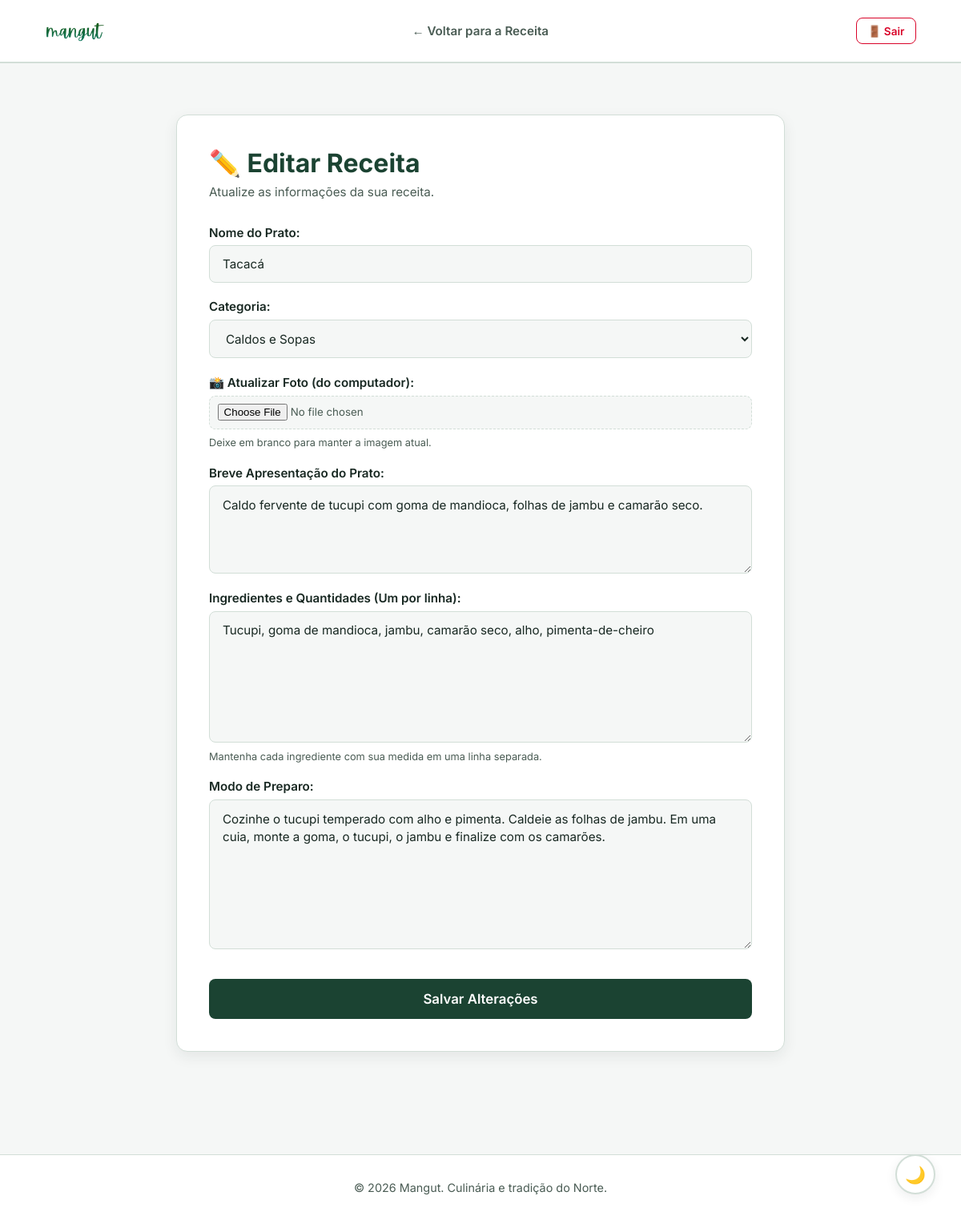
The app's page /receita/1/editar (signed in), older data.
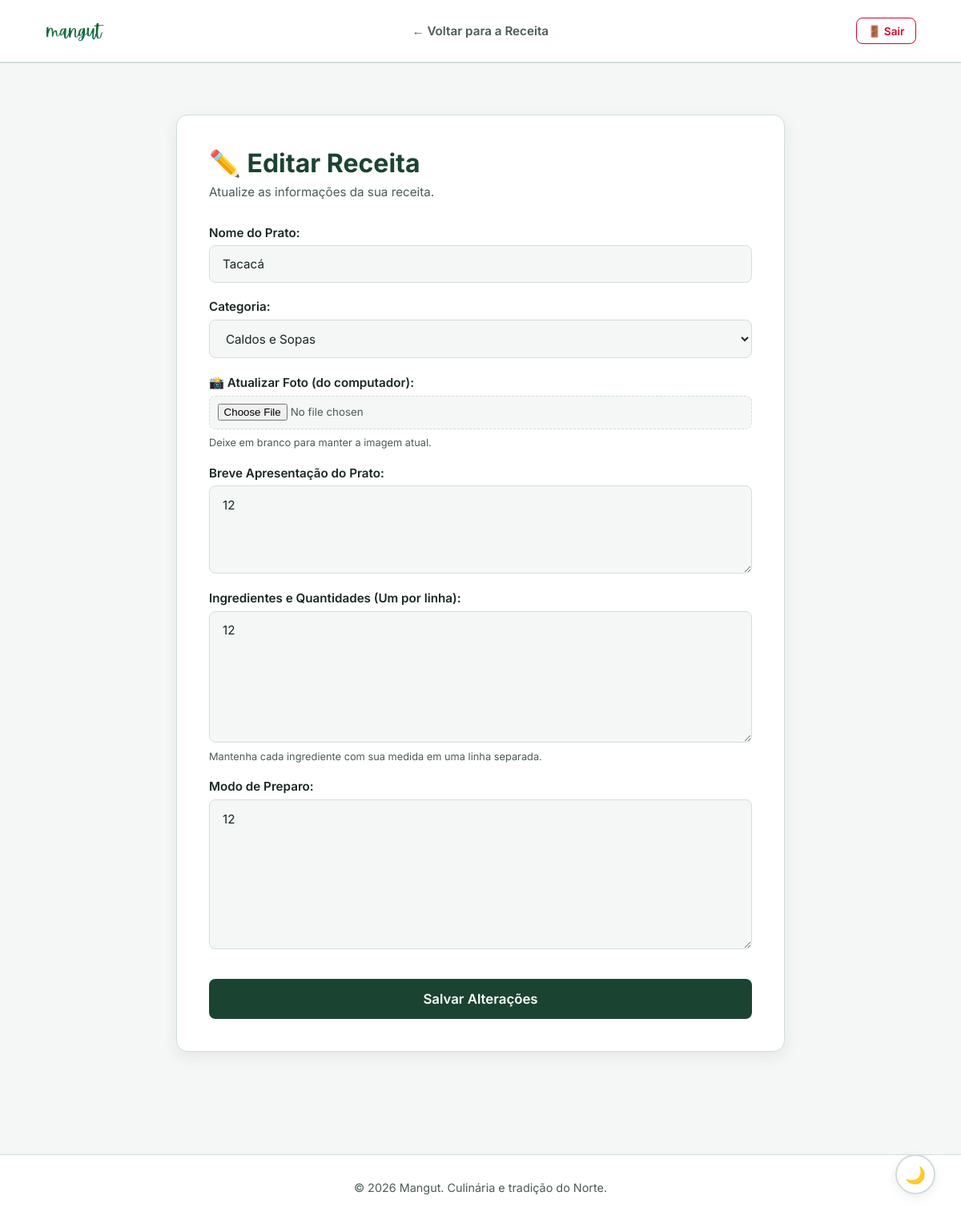
The same page, newer data.
### app/models.py (models this page shows)
class Receita(db.Model):
    __tablename__ = 'receitas'
    idreceitas = db.Column(db.Integer, primary_key=True)
    nome = db.Column(db.String(100), nullable=False)
    descricao = db.Column(db.Text, nullable=False)
    lista_ingredientes = db.Column(db.Text, nullable=False)
    modo_preparo = db.Column(db.Text, nullable=False)
    imagem_url = db.Column(db.String(255), nullable=True)
    visualizacoes = db.Column(db.Integer, default=0)
    status = db.Column(db.String(20), default='ativo')
    data_criacao = db.Column(db.DateTime, default=datetime.utcnow)
    categoria_idcategoria = db.Column(db.Integer, db.ForeignKey('categoria.idcategoria'), nullable=False)
    gastronomos_idgastronomos = db.Column(db.Integer, db.ForeignKey('gastronomos.idgastronomos'), nullable=False)
    categoria_rel = db.relationship('Categoria', back_populates='receitas')
    autor = db.relationship('Gastronomo', back_populates='receitas')
    avaliacoes = db.relationship('AvaliacaoReceita', back_populates='receita', lazy=True, cascade='all, delete-orphan')

### app/routes.py (the view, shortened to what this page needs)
@main.route('/receita/<int:id>/editar', methods=['GET', 'POST'])
@login_required
def formulario_editar_receita(id):
    receita = Receita.query.get_or_404(id)
    if receita.gastronomos_idgastronomos != current_user.idgastronomos and not current_user.is_admin:
        return redirect(url_for('main.detalhe_receita', id=id))
    categorias = Categoria.query.all()
    dados_receita = {
        "id": receita.idreceitas,
        "nome": receita.nome,
        "descricao": receita.descricao,
        "lista_ingredientes": receita.lista_ingredientes,
        "modo_preparo": receita.modo_preparo,
        "imagem_url": receita.imagem_url,
        "categoria_id": receita.categoria_idcategoria
    }
    return render_template('editar_receita.html', receita=dados_receita, categorias=categorias)

### app/templates/editar_receita.html (shortened to what this page needs)
<!DOCTYPE html>
<html lang="pt-br">
<head>
    <link rel="stylesheet" href="{{ url_for('static', filename='css/style.css') }}">
</head>
<body>
    <header class="navbar">
        <a href="/" class="logo-link">
            <img src="{{ url_for('static', filename='img/logo.png') }}" alt="Logo Mangut" class="navbar-logo">
        </a>
        <nav class="nav-links">
            <a href="/receita/{{ receita.id }}">← Voltar para a Receita</a>
        </nav>
        <div class="nav-actions">
            {% if current_user.is_authenticated %}
                <a href="/logout" class="btn-logout" title="Sair do sistema">🚪 Sair</a>
            {% endif %}
        </div>
    </header>
    <main class="container">
        <section class="form-section">
            <h1>✏️ Editar Receita</h1>
            <p class="form-subtext">Atualize as informações da sua receita.</p>
            <form action="/receita/{{ receita.id }}/editar" method="POST" enctype="multipart/form-data" class="recipe-form">
                <div class="form-group">
                    <label for="nome">Nome do Prato:</label>
                    <input type="text" id="nome" name="nome" value="{{ receita.nome }}" required>
                </div>
                <div class="form-group">
                    <label for="categoria_id">Categoria:</label>
                    <select id="categoria_id" name="categoria_id" required>
                        {% for cat in categorias %}
                        <option value="{{ cat.idcategoria }}" {% if cat.idcategoria == receita.categoria_id %}selected{% endif %}>
                            {{ cat.nome }}
                        </option>
                        {% endfor %}
                    </select>
                </div>
                <div class="form-group">
                    <label for="imagem_arquivo">📸 Atualizar Foto (do computador):</label>
                    <input type="file" id="imagem_arquivo" name="imagem_arquivo" accept="image/*">
                    <span class="input-hint">Deixe em branco para manter a imagem atual.</span>
                </div>
                <div class="form-group">
                    <label for="descricao">Breve Apresentação do Prato:</label>
                    <textarea id="descricao" name="descricao" rows="3" required>{{ receita.descricao }}</textarea>
                </div>
                <div class="form-group">
                    <label for="lista_ingredientes">Ingredientes e Quantidades (Um por linha):</label>
                    <textarea id="lista_ingredientes" name="lista_ingredientes" rows="6" required>{{ receita.lista_ingredientes }}</textarea>
                    <span class="input-hint">Mantenha cada ingrediente com sua medida em uma linha separada.</span>
                </div>
                <div class="form-group">
                    <label for="modo_preparo">Modo de Preparo:</label>
                    <textarea id="modo_preparo" name="modo_preparo" rows="7" required>{{ receita.modo_preparo }}</textarea>
                </div>
                <button type="submit" class="btn-primary btn-submit">Salvar Alterações</button>
            </form>
        </section>
    </main>
    <footer>
        <p>&copy; 2026 Mangut. Culinária e tradição do Norte.</p>
    </footer>
    <button id="theme-toggle" class="theme-toggle-floating" title="Alternar Modo Escuro">🌙</button>
</body>
</html>

Row changes from the older to the newer data that the page shows:
changed Receita "Tacacá": descricao "Caldo fervente de tucupi com goma de mandioca, folhas de jambu e camarão seco." → "12"; lista_ingredientes "Tucupi, goma de mandioca, jambu, camarão seco, alho, pimenta-de-cheiro" → "12"; modo_preparo "Cozinhe o tucupi temperado com alho e pimenta. Caldeie as folhas de jambu. Em uma cuia, monte a goma, o tucupi, o jambu e finalize com os camarões." → "12"
